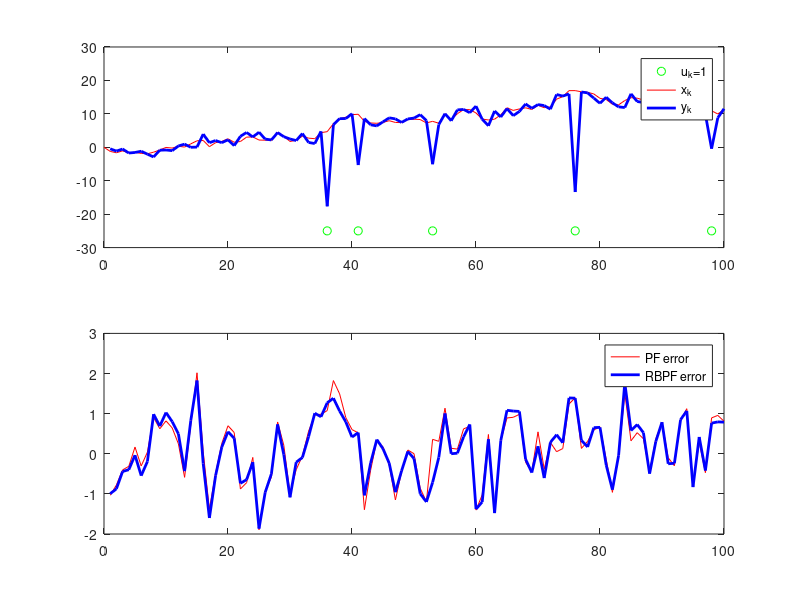

Reproduce this figure in MATLAB.
function rbpf_demo % Random-Walk-with-Clutter problem

% problem parameters
nk=100;             % number of time steps
up=[0.9,0.1];       % up(i) = Prob(u=i-1)
x0=0;               % initial value of state
A=1; Q=1;           % x_{k+1} ~ N(A*x_k,Q)
H={1,0};R={1,100};  % y_k ~ N(H{u_k+1}*x_k,R{u_k+1})
m0=0; P0=0;         % x_0 ~ N(m0,P0)

% generate data and plot it
rng('default'); rng(0)
X=zeros(length(x0),nk); Y=zeros(1,nk); U=zeros(1,nk); % preallocate
x=x0;
for k=1:nk
    u=rand<up(2);    % sample from {0,1} with prob [up(1),up(2)]
    x=mvnrnd((A*x)',Q)';
    Y(k)=mvnrnd(H{u+1}*x,R{u+1});
    X(:,k)=x; U(k)=u;
end
figure(1), subplot(211)
kk=1:nk; Uis1=find(U==1); nUis1=length(Uis1);
plot(kk(Uis1),repmat(-25,1,nUis1),'go',...
    0:nk,[x0(1),X(1,:)],'r',1:nk,Y,'b','linewidth',2)
axis([0 nk -30 30])
legend('u_k=1','x_k','y_k')

%% Particle filter
N=100;  % number of particles
nx=length(x0);
Mpf=zeros(nx,nk); w=zeros(1,N); % preallocate
xu=[mvnrnd(repmat(m0,1,N)',P0)'
    rand(1,N)<up(2)           ];
for k=1:nk
    % propagate particles
    u=rand(1,N)<up(2);
    xu(end,:)=u;
    for i=1:N
        xu(1:nx,i)=mvnrnd((A*xu(1:nx,i))',Q)';
    end
    % compute weights
    for i=1:N
        w(i)=normpdf(Y(k),(H{u(i)+1}*xu(1:nx,i))',sqrt(R{u(i)+1}))';
    end
    J=resamp(w/sum(w)); xu=xu(:,J);
    % posterior mean
    Mpf(:,k)=mean(xu(1:nx,:),2);
end
RMSEpf=sqrt(mean((X(1,:)-Mpf(1,:)).^2,2))

%% RB-Particle filter
Mrbpf=zeros(nx,nk);   % preallocate
m=repmat(m0,1,N);
P=zeros(nx,nx,N); for i=1:N, P(:,:,i)=P0; end
for k=1:nk
    u=rand(1,N)<up(2);
    for i=1:N
        [m(:,i),P(:,:,i)]=kf_predict(m(:,i),P(:,:,i),A,Q);
        RR=H{u(i)+1}*P(:,:,i)*H{u(i)+1}'+R{u(i)+1};
        w(i)=normpdf(Y(k),(H{u(i)+1}*m(:,i))',sqrt(RR));
    end
    J=resamp(w/sum(w)); u=u(J); m=m(:,J); P=P(:,:,J);
    for i=1:N
        [m(:,i),P(:,:,i)]=kf_update(m(:,i),P(:,:,i),Y(k),H{u(i)+1},R{u(i)+1});
    end
    Mrbpf(:,k)=mean(m,2);
end
RMSErbpf=sqrt(mean((X(1,:)-Mrbpf(1,:)).^2,2))

subplot(212)
plot(1:nk,X(1,:)-Mpf(1,:),'r',1:nk,X(1,:)-Mrbpf(1,:),'b','linewidth',2)
legend('PF error','RBPF error')

end  % of function

function J=resamp(W)
[~,J]=histc(rand(length(W),1),[0;cumsum(W(:))]);
end

function [m,P] = kf_update(m,P,y,H,R)
v = y-H*m;
S = H*P*H'+R;
K = P*H'/S;    
m = m+K*v;
P = P-K*S*K';
end

function [m,P] = kf_predict(m,P,A,Q)
m = A*m;
P = A*P*A'+Q;
end